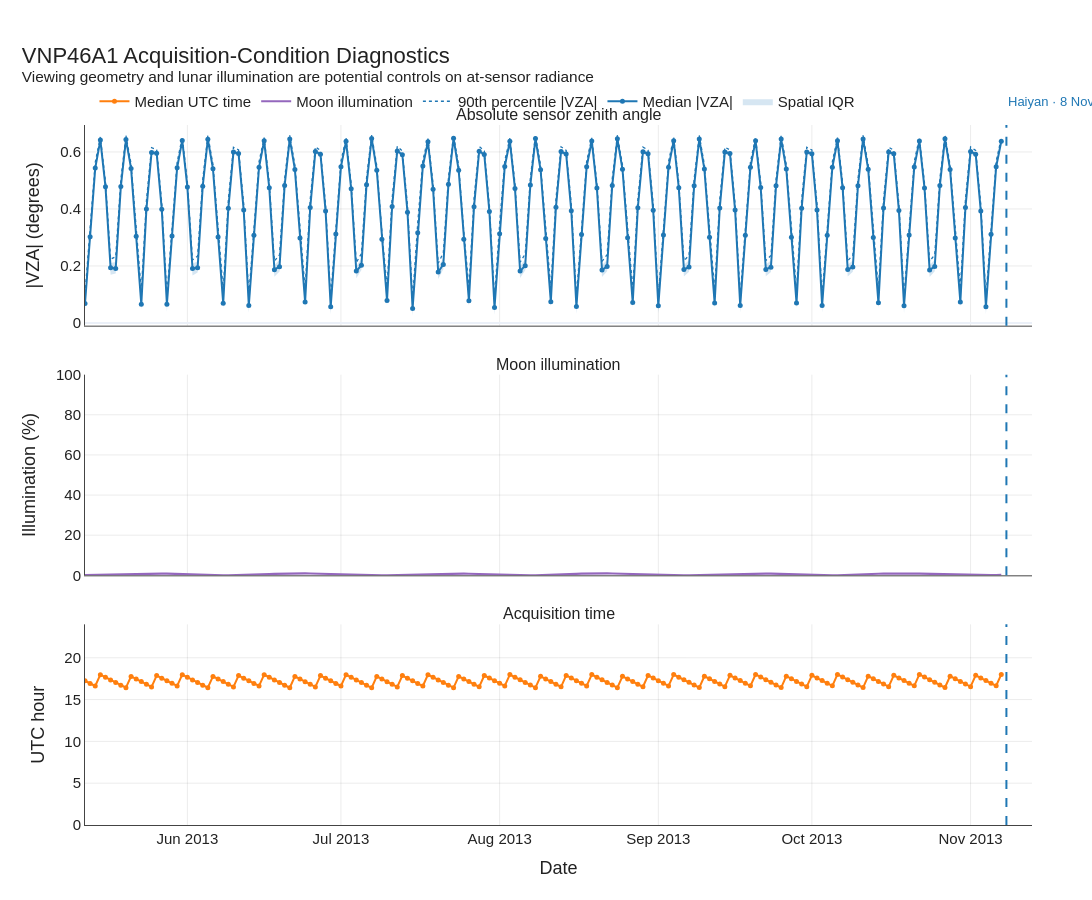

Source (notebook cell):
### Code cell
fig_geometry = make_subplots(
    rows=3,
    cols=1,
    shared_xaxes=True,
    vertical_spacing=0.07,
    subplot_titles=(
        "Absolute sensor zenith angle",
        "Moon illumination",
        "Acquisition time",
    ),
)


fig_geometry.add_trace(
    go.Scatter(
        x=plot_df["Date"],
        y=plot_df[
            "Sensor_zenith_abs_p25"
        ],
        mode="lines",
        line=dict(
            width=0,
            color="rgba(31,119,180,0)",
        ),
        showlegend=False,
        hoverinfo="skip",
    ),
    row=1,
    col=1,
)

fig_geometry.add_trace(
    go.Scatter(
        x=plot_df["Date"],
        y=plot_df[
            "Sensor_zenith_abs_p75"
        ],
        mode="lines",
        line=dict(
            width=0,
            color="rgba(31,119,180,0)",
        ),
        fill="tonexty",
        fillcolor="rgba(31,119,180,0.18)",
        name="Spatial IQR",
        hoverinfo="skip",
    ),
    row=1,
    col=1,
)

fig_geometry.add_trace(
    go.Scatter(
        x=plot_df["Date"],
        y=plot_df[
            "Sensor_zenith_abs_median"
        ],
        mode="lines+markers",
        line=dict(
            color="#1f77b4",
            width=2,
        ),
        marker=dict(size=5),
        name="Median |VZA|",
    ),
    row=1,
    col=1,
)

fig_geometry.add_trace(
    go.Scatter(
        x=plot_df["Date"],
        y=plot_df[
            "Sensor_zenith_abs_p90"
        ],
        mode="lines",
        line=dict(
            color="#1f77b4",
            width=1.3,
            dash="dot",
        ),
        name="90th percentile |VZA|",
    ),
    row=1,
    col=1,
)


fig_geometry.add_trace(
    go.Scatter(
        x=plot_df["Date"],
        y=plot_df[
            "Moon_illumination_pct"
        ],
        mode="lines",
        line=dict(
            color="#9467bd",
            width=2.2,
        ),
        name="Moon illumination",
    ),
    row=2,
    col=1,
)


fig_geometry.add_trace(
    go.Scatter(
        x=plot_df["Date"],
        y=plot_df["UTC_time_median"],
        mode="lines+markers",
        line=dict(
            color="#ff7f0e",
            width=2,
        ),
        marker=dict(size=5),
        name="Median UTC time",
    ),
    row=3,
    col=1,
)


fig_geometry.update_yaxes(
    title_text="|VZA| (degrees)",
    row=1,
    col=1,
)

fig_geometry.update_yaxes(
    title_text="Illumination (%)",
    range=[0, 100],
    row=2,
    col=1,
)

fig_geometry.update_yaxes(
    title_text="UTC hour",
    range=[0, 24],
    row=3,
    col=1,
)

fig_geometry.update_xaxes(
    title_text="Date",
    range=[
        plot_df["Date"].min(),
        max(
            plot_df["Date"].max()
            + pd.Timedelta(days=5),
            EVENT_DATE
            + pd.Timedelta(days=5),
        ),
    ],
    row=3,
    col=1,
)


fig_geometry.update_layout(
    title=(
        "VNP46A1 Acquisition-Condition Diagnostics"
        "<br><sup>"
        "Viewing geometry and lunar illumination are "
        "potential controls on at-sensor radiance"
        "</sup>"
    )
)

add_haiyan_marker(
    fig_geometry
)

apply_figure_style(
    fig_geometry,
    width=1350,
    height=900,
    top=125,
)

fig_geometry.show()

export_figure(
    fig_geometry,
    "fig_02_vnp46a1_acquisition_conditions",
)

### Figure 1 — Plotly figure (JSON) as saved in the notebook; plotly's stock layout.template omitted (floating-point values rounded to 4 significant figures; data arrays with more than 128 entries replaced by an {"elided": "..."} marker saying what was removed)
{"data": [{"hoverinfo": "skip", "line": {"color": "rgba(31,119,180,0)", "width": 0}, "mode": "lines", "showlegend": false, "type": "scatter", "x": {"elided": "180 str values"}, "xaxis": "x", "y": {"elided": "180 float values"}, "yaxis": "y"}, {"fill": "tonexty", "fillcolor": "rgba(31,119,180,0.18)", "hoverinfo": "skip", "line": {"color": "rgba(31,119,180,0)", "width": 0}, "mode": "lines", "name": "Spatial IQR", "type": "scatter", "x": {"elided": "180 str values"}, "xaxis": "x", "y": {"elided": "180 float values"}, "yaxis": "y"}, {"line": {"color": "#1f77b4", "width": 2}, "marker": {"size": 5}, "mode": "lines+markers", "name": "Median |VZA|", "type": "scatter", "x": {"elided": "180 str values"}, "xaxis": "x", "y": {"elided": "180 float values"}, "yaxis": "y"}, {"line": {"color": "#1f77b4", "dash": "dot", "width": 1.3}, "mode": "lines", "name": "90th percentile |VZA|", "type": "scatter", "x": {"elided": "180 str values"}, "xaxis": "x", "y": {"elided": "180 float values"}, "yaxis": "y"}, {"line": {"color": "#9467bd", "width": 2.2}, "mode": "lines", "name": "Moon illumination", "type": "scatter", "x": {"elided": "180 str values"}, "xaxis": "x2", "y": {"elided": "180 float values"}, "yaxis": "y2"}, {"line": {"color": "#ff7f0e", "width": 2}, "marker": {"size": 5}, "mode": "lines+markers", "name": "Median UTC time", "type": "scatter", "x": {"elided": "180 str values"}, "xaxis": "x3", "y": {"elided": "180 float values"}, "yaxis": "y3"}], "layout": {"annotations": [{"font": {"size": 16}, "showarrow": false, "text": "Absolute sensor zenith angle", "x": 0.5, "xanchor": "center", "xref": "paper", "y": 1, "yanchor": "bottom", "yref": "paper"}, {"font": {"size": 16}, "showarrow": false, "text": "Moon illumination", "x": 0.5, "xanchor": "center", "xref": "paper", "y": 0.6433, "yanchor": "bottom", "yref": "paper"}, {"font": {"size": 16}, "showarrow": false, "text": "Acquisition time", "x": 0.5, "xanchor": "center", "xref": "paper", "y": 0.2867, "yanchor": "bottom", "yref": "paper"}, {"bgcolor": "rgba(255,255,255,0.85)", "font": {"color": "#1f77b4", "size": 13}, "showarrow": false, "text": "Haiyan · 8 Nov 2013", "x": "2013-11-08T00:00:00", "xanchor": "left", "y": 1.02, "yanchor": "bottom", "yref": "paper"}], "font": {"color": "#222222", "family": "Arial", "size": 15}, "height": 900, "hovermode": "closest", "legend": {"bgcolor": "rgba(255,255,255,0.85)", "orientation": "h", "x": 0.01, "xanchor": "left", "y": 1.01, "yanchor": "bottom"}, "margin": {"b": 75, "l": 85, "r": 60, "t": 125}, "paper_bgcolor": "rgba(0,0,0,0)", "plot_bgcolor": "white", "shapes": [{"line": {"color": "#1f77b4", "dash": "dash", "width": 2}, "type": "line", "x0": "2013-11-08T00:00:00", "x1": "2013-11-08T00:00:00", "xref": "x", "y0": 0, "y1": 1, "yref": "y domain"}, {"line": {"color": "#1f77b4", "dash": "dash", "width": 2}, "type": "line", "x0": "2013-11-08T00:00:00", "x1": "2013-11-08T00:00:00", "xref": "x2", "y0": 0, "y1": 1, "yref": "y2 domain"}, {"line": {"color": "#1f77b4", "dash": "dash", "width": 2}, "type": "line", "x0": "2013-11-08T00:00:00", "x1": "2013-11-08T00:00:00", "xref": "x3", "y0": 0, "y1": 1, "yref": "y3 domain"}], "title": {"font": {"size": 22}, "text": "VNP46A1 Acquisition-Condition Diagnostics<br><sup>Viewing geometry and lunar illumination are potential controls on at-sensor radiance</sup>", "x": 0.02, "xanchor": "left"}, "width": 1350, "xaxis": {"anchor": "y", "domain": [0, 1], "gridcolor": "rgba(0,0,0,0.08)", "linecolor": "#444444", "linewidth": 1, "matches": "x3", "mirror": false, "showline": true, "showticklabels": false}, "xaxis2": {"anchor": "y2", "domain": [0, 1], "gridcolor": "rgba(0,0,0,0.08)", "linecolor": "#444444", "linewidth": 1, "matches": "x3", "mirror": false, "showline": true, "showticklabels": false}, "xaxis3": {"anchor": "y3", "domain": [0, 1], "gridcolor": "rgba(0,0,0,0.08)", "linecolor": "#444444", "linewidth": 1, "mirror": false, "range": ["2013-05-12T00:00:00", "2013-11-13T00:00:00"], "showline": true, "title": {"text": "Date"}}, "yaxis": {"anchor": "x", "domain": [0.7133, 1], "gridcolor": "rgba(0,0,0,0.08)", "linecolor": "#444444", "linewidth": 1, "mirror": false, "showline": true, "title": {"text": "|VZA| (degrees)"}}, "yaxis2": {"anchor": "x2", "domain": [0.3567, 0.6433], "gridcolor": "rgba(0,0,0,0.08)", "linecolor": "#444444", "linewidth": 1, "mirror": false, "range": [0, 100], "showline": true, "title": {"text": "Illumination (%)"}}, "yaxis3": {"anchor": "x3", "domain": [0, 0.2867], "gridcolor": "rgba(0,0,0,0.08)", "linecolor": "#444444", "linewidth": 1, "mirror": false, "range": [0, 24], "showline": true, "title": {"text": "UTC hour"}}}}
